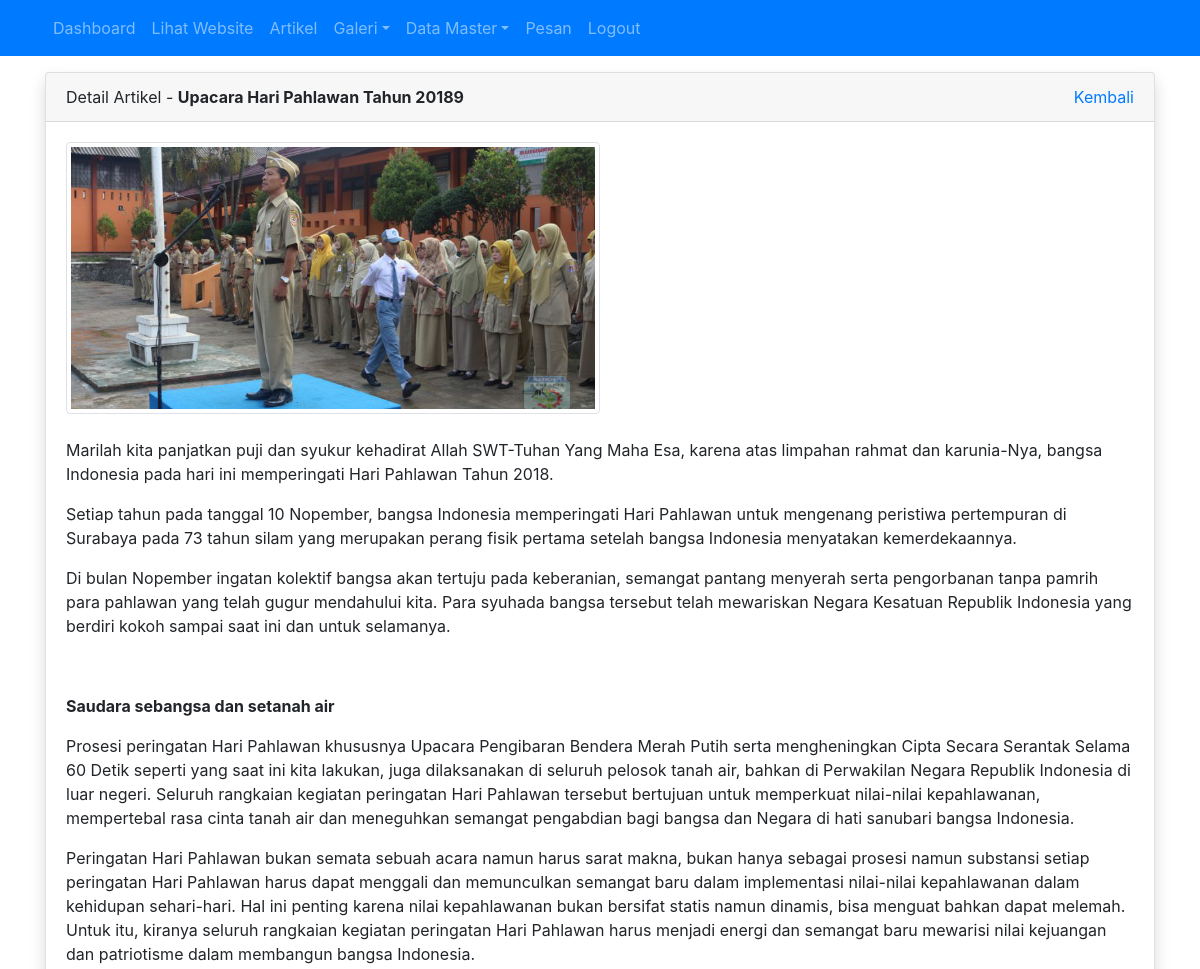
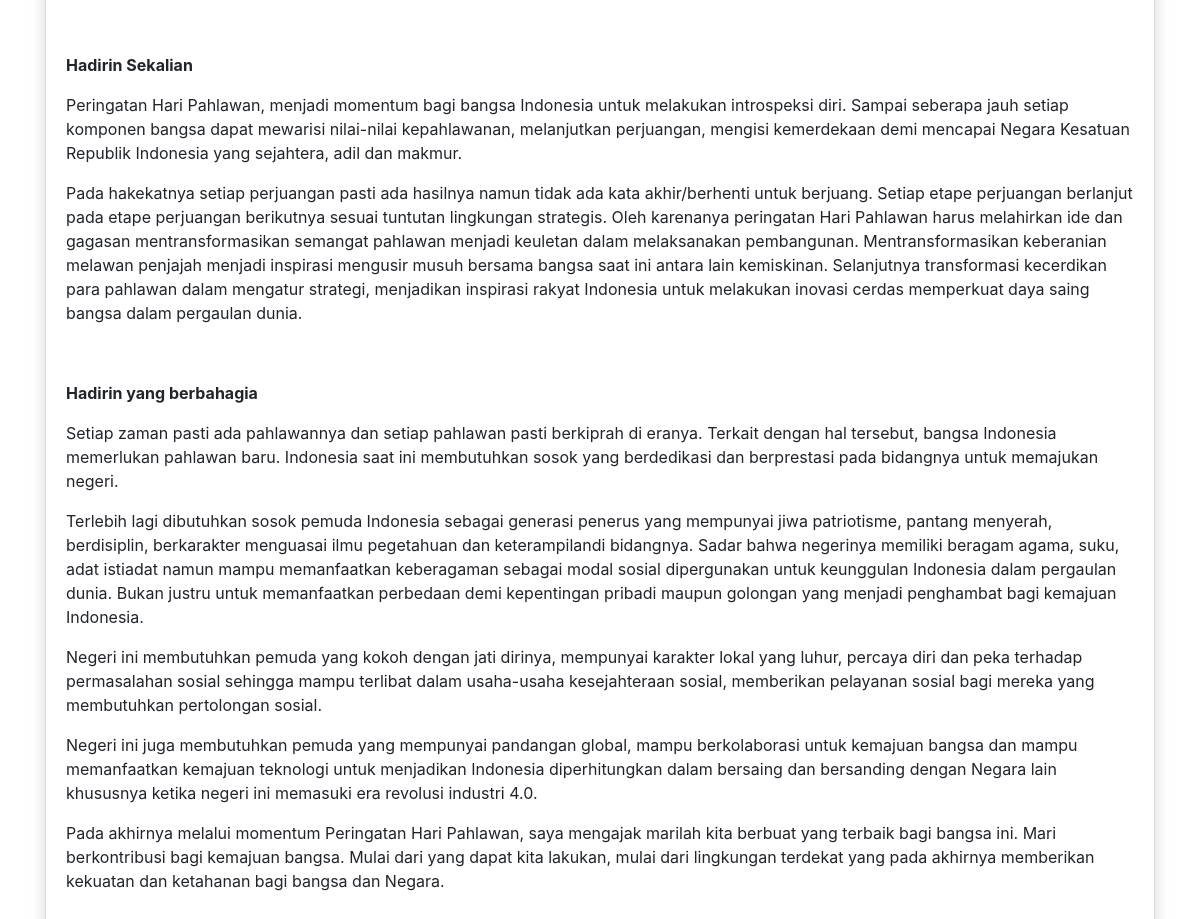
The app's page /admin/artikel/detail.php?id=12 (signed in) with its own data (2 pictures, top to bottom).
### tables this page shows
CREATE TABLE `tbl_artikel` (
  `id` int(11) NOT NULL,
  `judul` varchar(255) DEFAULT NULL,
  `isi` text DEFAULT NULL,
  `tanggal` date DEFAULT NULL,
  `foto` varchar(100) DEFAULT NULL,
  `id_kategori` int(11) DEFAULT NULL
);

### admin/artikel/detail.php (the view, shortened to what this page needs)
<?php
require_once '../../koneksi.php';
$id = $_GET['id'];
$query = mysqli_query($koneksi, "SELECT * FROM tbl_artikel WHERE id = $id");
$row = mysqli_fetch_assoc($query);
?>
<!DOCTYPE html>
<html>
<head>
	<link rel="stylesheet" href="../../resources/datatables/datatables.min.css">
	<link rel="stylesheet" href="../../resources/css/bootstrap.min.css">
</head>
<body>
	<?php require_once '../navbar.php'; ?>
	<div class="container mt-3">
		<div class="row">
			<div class="col">
				<div class="card shadow">
					<div class="card-header">
						<div class="clearfix">
							<div class="float-left">
								Detail Artikel - <strong><?= $row['judul'] ?> </strong>
							</div>
							<div class="float-right">
								<a href="index.php">Kembali</a>
							</div>
						</div>
					</div>
					<div class="card-body">
						<img src="../../images/artikel/<?= $row['foto'] ?>" alt="<?= $row['judul'] ?>" width="50%" class="img-thumbnail"><br><br>
						<?= $row['isi'] ?>
					</div>
				</div>
			</div>
		</div>
	</div>
</body>
</html>

### records on screen
tbl_artikel: judul "Upacara Hari Pahlawan Tahun 20189", foto (picture), isi "Marilah kita panjatkan puji dan syukur kehadirat Allah SWT-Tuhan Yang Maha Esa, karena atas limpahan rahmat dan karunia-Nya, bangsa Indonesia pada hari ini memperingati Hari Pahlawan Tahun 2018. Setiap tahun pada tanggal 10 Nopember, bangsa Indonesia memperingati Hari Pahlawan untuk mengenang peristiwa pertempuran di Surabaya pada 73 tahun silam yang merupakan perang fisik pertama setelah bangsa Indonesia menyatakan kemerdekaannya. Di bulan Nopember ingatan kolektif bangsa akan tertuju pada keberanian, semangat pantang menyerah serta pengorbanan tanpa pamrih para pahlawan yang telah gugur mendahului kita. Para syuhada bangsa tersebut telah mewariskan Negara Kesatuan Republik Indonesia yang…"
